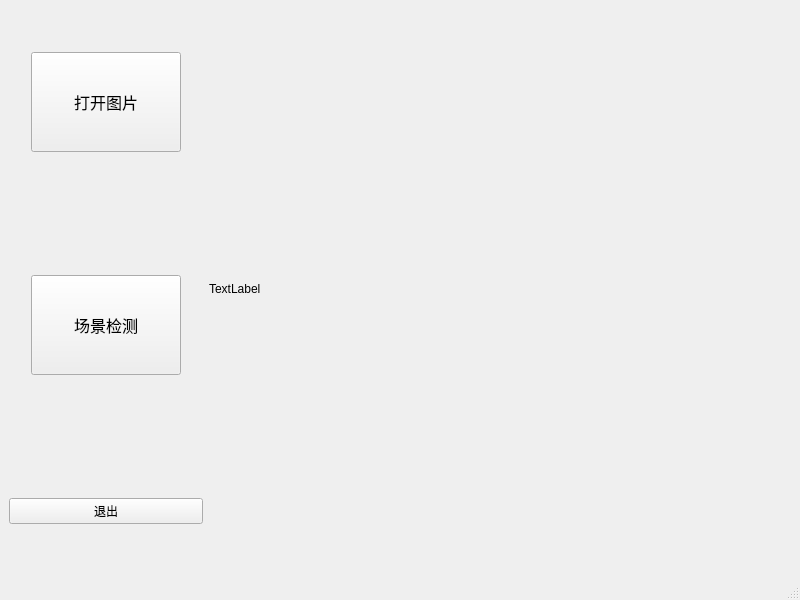
<?xml version="1.0" encoding="UTF-8"?>
<ui version="4.0">
 <class>MainWindow</class>
 <widget class="QMainWindow" name="MainWindow">
  <property name="geometry">
   <rect>
    <x>0</x>
    <y>0</y>
    <width>800</width>
    <height>600</height>
   </rect>
  </property>
  <property name="windowTitle">
   <string>开放场景识别系统</string>
  </property>
  <widget class="QWidget" name="centralwidget">
   <layout class="QHBoxLayout" name="horizontalLayout_2">
    <item>
     <layout class="QHBoxLayout" name="horizontalLayout" stretch="1,3">
      <property name="sizeConstraint">
       <enum>QLayout::SetNoConstraint</enum>
      </property>
      <item>
       <layout class="QVBoxLayout" name="verticalLayout" stretch="0,1,0">
        <property name="spacing">
         <number>80</number>
        </property>
        <property name="rightMargin">
         <number>0</number>
        </property>
        <item alignment="Qt::AlignHCenter">
         <widget class="QPushButton" name="pushButton_camera">
          <property name="sizePolicy">
           <sizepolicy hsizetype="Minimum" vsizetype="Expanding">
            <horstretch>0</horstretch>
            <verstretch>0</verstretch>
           </sizepolicy>
          </property>
          <property name="minimumSize">
           <size>
            <width>150</width>
            <height>100</height>
           </size>
          </property>
          <property name="maximumSize">
           <size>
            <width>150</width>
            <height>100</height>
           </size>
          </property>
          <property name="font">
           <font>
            <family>Agency FB</family>
            <pointsize>12</pointsize>
           </font>
          </property>
          <property name="text">
           <string>打开图片</string>
          </property>
         </widget>
        </item>
        <item alignment="Qt::AlignHCenter">
         <widget class="QPushButton" name="pushButton_video">
          <property name="sizePolicy">
           <sizepolicy hsizetype="Minimum" vsizetype="Expanding">
            <horstretch>0</horstretch>
            <verstretch>0</verstretch>
           </sizepolicy>
          </property>
          <property name="minimumSize">
           <size>
            <width>150</width>
            <height>100</height>
           </size>
          </property>
          <property name="maximumSize">
           <size>
            <width>150</width>
            <height>100</height>
           </size>
          </property>
          <property name="font">
           <font>
            <family>Agency FB</family>
            <pointsize>12</pointsize>
           </font>
          </property>
          <property name="text">
           <string>场景检测</string>
          </property>
         </widget>
        </item>
        <item>
         <widget class="QPushButton" name="pushButton">
          <property name="text">
           <string>退出</string>
          </property>
         </widget>
        </item>
       </layout>
      </item>
      <item>
       <widget class="QLabel" name="label">
        <property name="text">
         <string>TextLabel</string>
        </property>
       </widget>
      </item>
     </layout>
    </item>
   </layout>
  </widget>
  <widget class="QMenuBar" name="menubar">
   <property name="geometry">
    <rect>
     <x>0</x>
     <y>0</y>
     <width>800</width>
     <height>25</height>
    </rect>
   </property>
  </widget>
  <widget class="QStatusBar" name="statusbar"/>
 </widget>
 <resources/>
 <connections>
  <connection>
   <sender>pushButton</sender>
   <signal>clicked()</signal>
   <receiver>MainWindow</receiver>
   <slot>close()</slot>
   <hints>
    <hint type="sourcelabel">
     <x>137</x>
     <y>523</y>
    </hint>
    <hint type="destinationlabel">
     <x>160</x>
     <y>555</y>
    </hint>
   </hints>
  </connection>
 </connections>
</ui>
